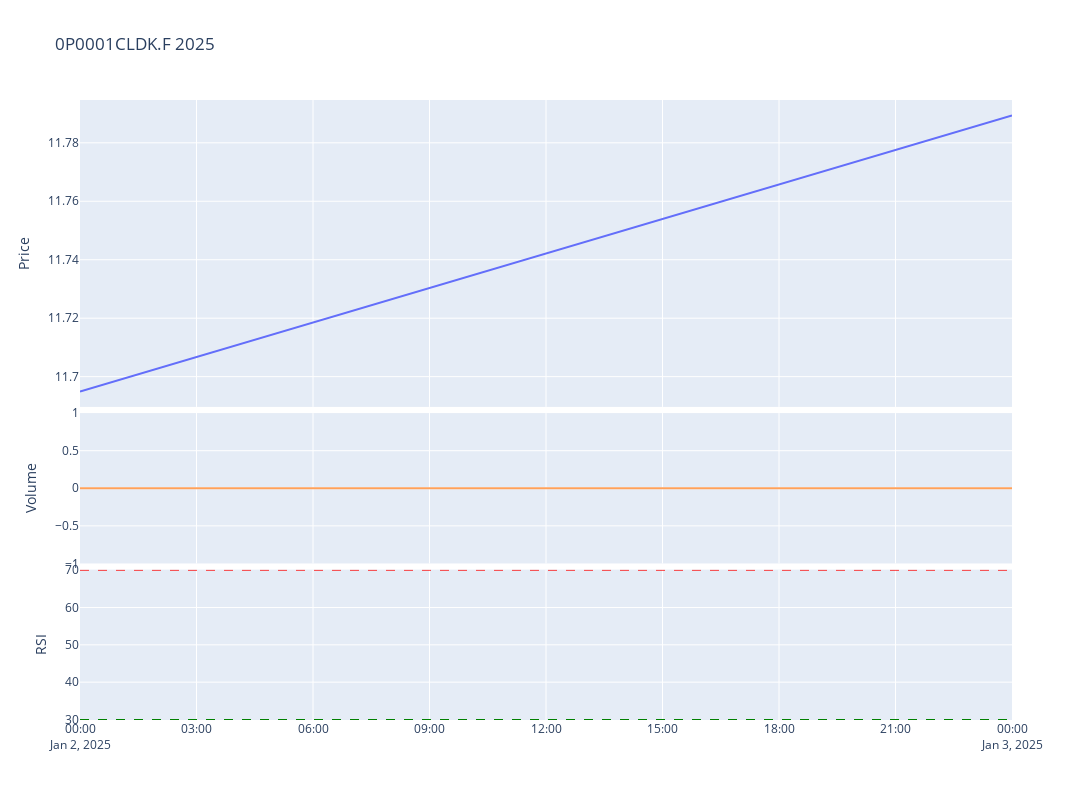

The code cell stored with this chart in its notebook:
### Code cell
# Plot the adjusted close price
fig = make_subplots(rows=4, cols=1,shared_xaxes=True,vertical_spacing=0.01,specs=[[{'rowspan':2,'colspan':1}],[None],[{'rowspan':1,'colspan':1}],[{'rowspan':1,'colspan':1}]])

# Graph (1,1)
fig.add_trace(go.Scatter(x=stock_ticker['Adj Close'].loc[year].index,y=stock_ticker['Adj Close'].loc[year],mode="lines",name=f'{ticker}'),row=1,col=1)
fig.add_trace(go.Scatter(x=stock_ticker['BB_Lower'].loc[year].index,y=stock_ticker['BB_Lower'].loc[year],mode="lines",name='BB_Lower'),row=1,col=1)
fig.add_trace(go.Scatter(x=stock_ticker['BB_Upper'].loc[year].index,y=stock_ticker['BB_Upper'].loc[year],mode="lines",name='BB_Upper'),row=1,col=1)
fig.add_trace(go.Scatter(x=stock_ticker['MMA20'].loc[year].index,y=stock_ticker['MMA20'].loc[year],mode="lines",name='MMA20'),row=1,col=1)
# Update xaxis properties
fig.update_yaxes(title_text="Price", row=1, col=1)

# Graph (3,1)
fig.add_trace(go.Scatter(x=stock_ticker['Volume'].loc[year].index,y=stock_ticker['Volume'].loc[year],mode="lines",name='Volume'),row=3, col=1)
fig.add_trace(go.Scatter(x=stock_ticker['Volume'].loc[year].index,y=stock_ticker['Volume'].loc[year].rolling(20).mean(),mode="lines",name='MMA20'),row=3,col=1)
fig.update_yaxes(title_text="Volume", row=3, col=1)

# Graph (4,1)
fig.add_trace(go.Scatter(x=stock_ticker['RSI'].loc[year].index,y=stock_ticker['RSI'].loc[year],mode="lines",name='RSI'),row=4, col=1)
fig.add_hline(y=30, line_width=1, line_dash="dash", line_color="green",row=4,col=1)
fig.add_hline(y=70, line_width=1, line_dash="dash", line_color="red",row=4,col=1)
fig.update_yaxes(title_text="RSI", row=4, col=1)

fig.update_layout(height=800, width=1300,showlegend=False,title=f"{ticker} {year}")

fig.show()

### Figure 1 — Plotly figure (JSON) as saved in the notebook; plotly's stock layout.template omitted (floating-point values rounded to 4 significant figures)
{"data": [{"mode": "lines", "name": "0P0001CLDK.F", "type": "scatter", "x": ["2025-01-02T00:00:00", "2025-01-03T00:00:00"], "xaxis": "x", "y": [11.69, 11.79], "yaxis": "y"}, {"mode": "lines", "name": "BB_Lower", "type": "scatter", "x": ["2025-01-02T00:00:00", "2025-01-03T00:00:00"], "xaxis": "x", "y": [null, null], "yaxis": "y"}, {"mode": "lines", "name": "BB_Upper", "type": "scatter", "x": ["2025-01-02T00:00:00", "2025-01-03T00:00:00"], "xaxis": "x", "y": [null, null], "yaxis": "y"}, {"mode": "lines", "name": "MMA20", "type": "scatter", "x": ["2025-01-02T00:00:00", "2025-01-03T00:00:00"], "xaxis": "x", "y": [null, null], "yaxis": "y"}, {"mode": "lines", "name": "Volume", "type": "scatter", "x": ["2025-01-02T00:00:00", "2025-01-03T00:00:00"], "xaxis": "x2", "y": [0, 0], "yaxis": "y2"}, {"mode": "lines", "name": "MMA20", "type": "scatter", "x": ["2025-01-02T00:00:00", "2025-01-03T00:00:00"], "xaxis": "x2", "y": [null, null], "yaxis": "y2"}, {"mode": "lines", "name": "RSI", "type": "scatter", "x": ["2025-01-02T00:00:00", "2025-01-03T00:00:00"], "xaxis": "x3", "y": [null, null], "yaxis": "y3"}], "layout": {"height": 800, "shapes": [{"line": {"color": "green", "dash": "dash", "width": 1}, "type": "line", "x0": 0, "x1": 1, "xref": "x3 domain", "y0": 30, "y1": 30, "yref": "y3"}, {"line": {"color": "red", "dash": "dash", "width": 1}, "type": "line", "x0": 0, "x1": 1, "xref": "x3 domain", "y0": 70, "y1": 70, "yref": "y3"}], "showlegend": false, "title": {"text": "0P0001CLDK.F 2025"}, "width": 1300, "xaxis": {"anchor": "y", "domain": [0, 1], "matches": "x3", "showticklabels": false}, "xaxis2": {"anchor": "y2", "domain": [0, 1], "matches": "x3", "showticklabels": false}, "xaxis3": {"anchor": "y3", "domain": [0, 1]}, "yaxis": {"anchor": "x", "domain": [0.505, 1], "title": {"text": "Price"}}, "yaxis2": {"anchor": "x2", "domain": [0.2525, 0.495], "title": {"text": "Volume"}}, "yaxis3": {"anchor": "x3", "domain": [0, 0.2425], "title": {"text": "RSI"}}}}
